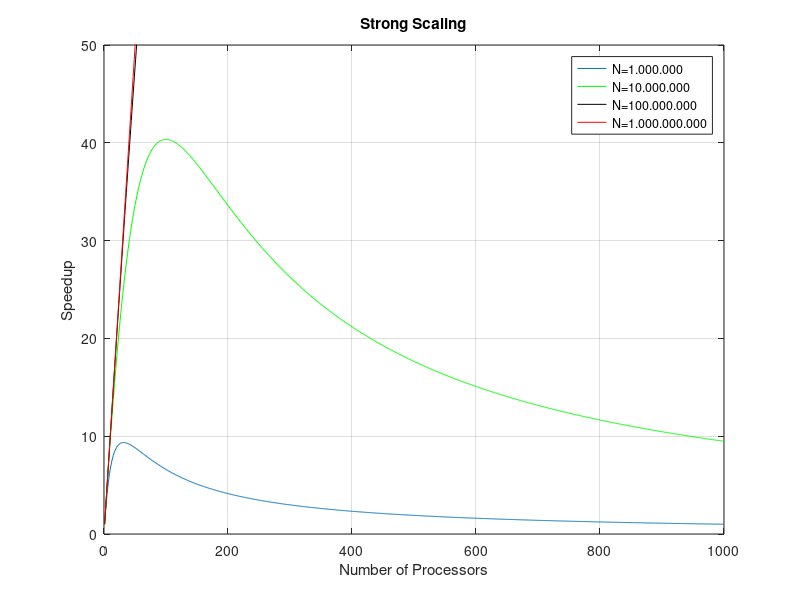

This chart was generated by the following MATLAB code:
T_comp=2*10^-9;
T_read=10^-4;
T_comm=10^-6;
np=1000;
Time_1=zeros(1, np);
Speedup_1=zeros(1, np);
N=1000000;
    for p=1:np
        Time_1(p)=T_comp*(p-1+N/p)+T_read+2*(p-1)*T_comm;
        Speedup_1(p)=Time_1(1)/Time_1(p);
    end
plot(Speedup_1)
hold on


Time_2=zeros(1, np);
Speedup_2=zeros(1, np);
N=10000000;
    for p=1:np
        Time_2(p)=T_comp*(p-1+N/p)+T_read+2*(p-1)*T_comm;
        Speedup_2(p)=Time_2(1)/Time_2(p);
    end
plot(Speedup_2, 'g')
hold on

Time_3=zeros(1, np);
Speedup_3=zeros(1, np);
N=100000000;
    for p=1:np
        Time_3(p)=T_comp*(p-1+N/p)+T_read+2*(p-1)*T_comm;
        Speedup_3(p)=Time_3(1)/Time_3(p);
    end
plot(Speedup_3, 'k')
hold on

Time_4=zeros(1, np);
Speedup_4=zeros(1, np);
N=1000000000;
    for p=1:np
        Time_4(p)=T_comp*(p-1+N/p)+T_read+2*(p-1)*T_comm;
        Speedup_4(p)=Time_4(1)/Time_4(p);
    end
plot(Speedup_4, 'r')
hold on

grid on
ylim([0,50])
title('Strong Scaling')
xlabel('Number of Processors')
ylabel('Speedup')
legend({'N=1.000.000','N=10.000.000', 'N=100.000.000', 'N=1.000.000.000'},'Location','northeast')